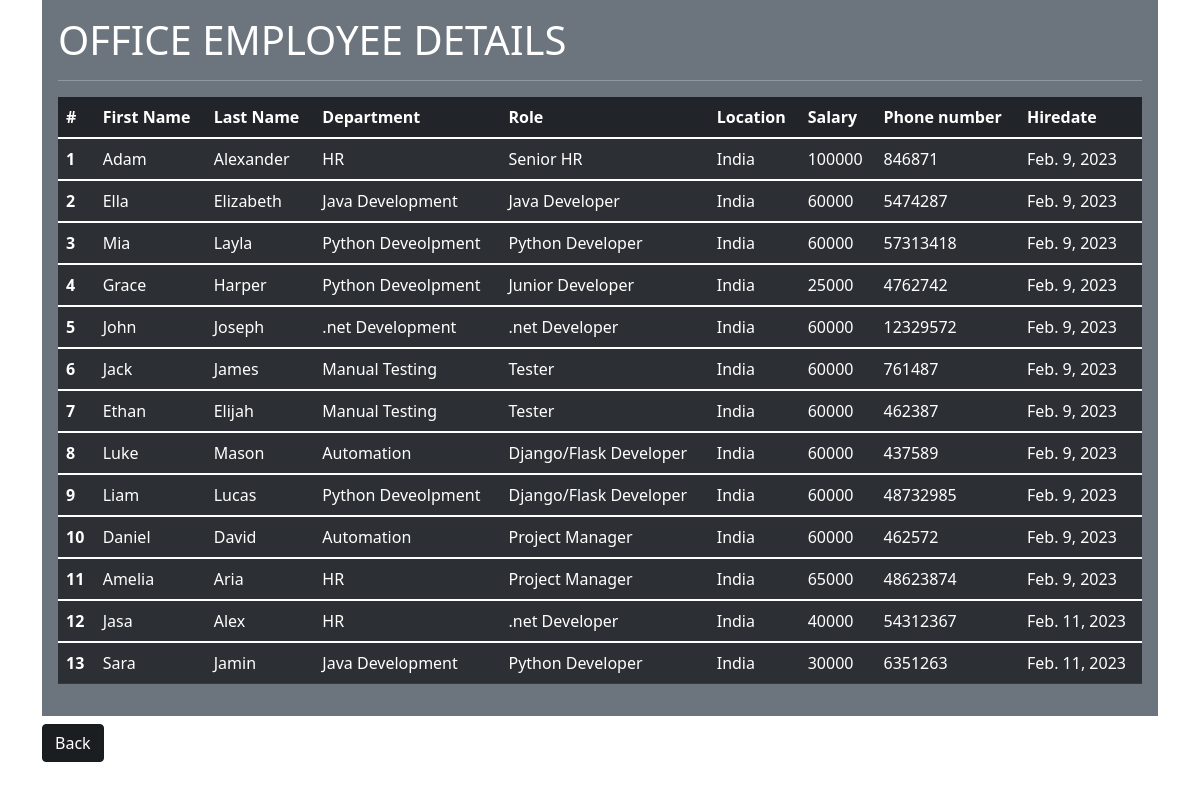
The page /view_all_emp on the database its author committed.
### employdataapp/models.py (models this page shows, shortened)
class Employee(models.Model):
    first_name=models.CharField(max_length=50, null=False)
    last_name=models.CharField(max_length=50)
    dept=models.ForeignKey(Department,on_delete=models.CASCADE)
    salary=models.IntegerField(default=0)
    role=models.ForeignKey(Role,on_delete=models.CASCADE)
    phone=models.IntegerField(default=0)
    hire_date=models.DateField()

class Department(models.Model):
    name=models.CharField(max_length=100,null=False)
    location=models.CharField(max_length=100)

class Role(models.Model):
    name=models.CharField(max_length=100,null=False)

### employdataapp/views.py (the view)
# urls.py: path('view_all_emp',views.view_all_emp, name='view_all_emp'),
def view_all_emp(request):
    emps=Employee.objects.all()
    return render(request,'view_all_emp.html',locals())

### employdataapp/templates/view_all_emp.html (shortened to what this page needs)
<!DOCTYPE html>
<html lang="en">
<head>
  <link href="https://cdn.jsdelivr.net/npm/bootstrap@5.1.3/dist/css/bootstrap.min.css" rel="stylesheet">
</head>
<body>
  <div class="container">
      <div class="p-3 mb-2 bg-secondary text-white">
    <h1>OFFICE EMPLOYEE DETAILS</h1>
    <hr>
    <table class="table table-dark table-striped">
  <thead>
    <tr>
      <th scope="col">#</th>
      <th scope="col">First Name</th>
      <th scope="col">Last Name</th>
      <th scope="col">Department</th>
      <th scope="col">Role</th>
      <th scope="col">Location</th>
      <th scope="col">Salary</th>
      <th scope="col">Phone number</th>
      <th scope="col">Hiredate</th>
    </tr>
  </thead>
      {% for emp in emps %}
  <tbody>
    <tr>
      <th scope="row">{{emp.id}}</th>
      <td>{{emp.first_name}}</td>
      <td>{{emp.last_name}}</td>
      <td>{{emp.dept.name}}</td>
      <td>{{emp.role.name}}</td>
      <td>{{emp.dept.location}}</td>
      <td>{{emp.salary}}</td>
      <td>{{emp.phone}}</td>
      <td>{{emp.hire_date}}</td>
    </tr>
  </tbody>
      {% endfor    %}
</table>
</div>
<div class="btn-group">
  <a href="/" class="btn btn-dark active" aria-current="page">Back</a>
</div>
  </div>
  </body>
</html>

### rows shown on the page
Employee: id "1", first_name "Adam", last_name "Alexander", dept.name "HR", role.name "Senior HR", dept.location "India", salary "100000", phone "846871", hire_date "Feb. 9, 2023"
Employee: id "2", first_name "Ella", last_name "Elizabeth", dept.name "Java Development", role.name "Java Developer", dept.location "India", salary "60000", phone "5474287", hire_date "Feb. 9, 2023"
Employee: id "3", first_name "Mia", last_name "Layla", dept.name "Python Deveolpment", role.name "Python Developer", dept.location "India", salary "60000", phone "57313418", hire_date "Feb. 9, 2023"
Employee: id "4", first_name "Grace", last_name "Harper", dept.name "Python Deveolpment", role.name "Junior Developer", dept.location "India", salary "25000", phone "4762742", hire_date "Feb. 9, 2023"
Employee: id "5", first_name "John", last_name "Joseph", dept.name ".net Development", role.name ".net Developer", dept.location "India", salary "60000", phone "12329572", hire_date "Feb. 9, 2023"
Employee: id "6", first_name "Jack", last_name "James", dept.name "Manual Testing", role.name "Tester", dept.location "India", salary "60000", phone "761487", hire_date "Feb. 9, 2023"
Employee: id "7", first_name "Ethan", last_name "Elijah", dept.name "Manual Testing", role.name "Tester", dept.location "India", salary "60000", phone "462387", hire_date "Feb. 9, 2023"
Employee: id "8", first_name "Luke", last_name "Mason", dept.name "Automation", role.name "Django/Flask Developer", dept.location "India", salary "60000", phone "437589", hire_date "Feb. 9, 2023"
Employee: id "9", first_name "Liam", last_name "Lucas", dept.name "Python Deveolpment", role.name "Django/Flask Developer", dept.location "India", salary "60000", phone "48732985", hire_date "Feb. 9, 2023"
Employee: id "10", first_name "Daniel", last_name "David", dept.name "Automation", role.name "Project Manager", dept.location "India", salary "60000", phone "462572", hire_date "Feb. 9, 2023"
Employee: id "11", first_name "Amelia", last_name "Aria", dept.name "HR", role.name "Project Manager", dept.location "India", salary "65000", phone "48623874", hire_date "Feb. 9, 2023"
Employee: id "12", first_name "Jasa", last_name "Alex", dept.name "HR", role.name ".net Developer", dept.location "India", salary "40000", phone "54312367", hire_date "Feb. 11, 2023"
Employee: id "13", first_name "Sara", last_name "Jamin", dept.name "Java Development", role.name "Python Developer", dept.location "India", salary "30000", phone "6351263", hire_date "Feb. 11, 2023"
